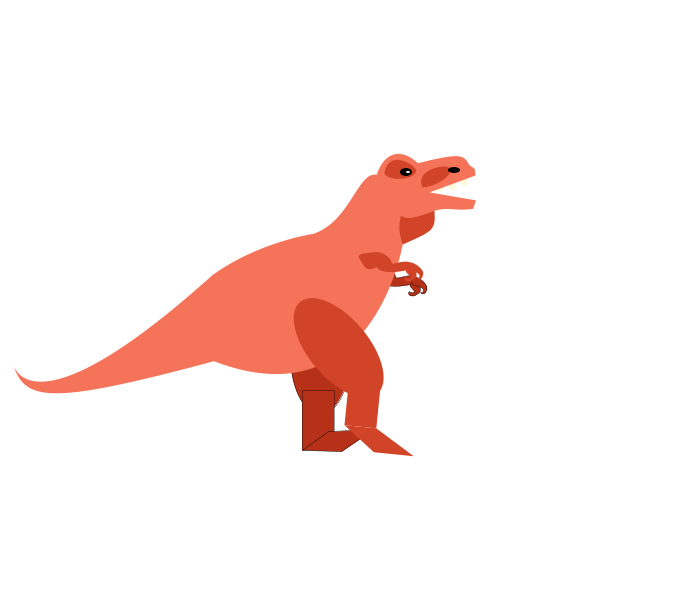
Frame 1 (no input)
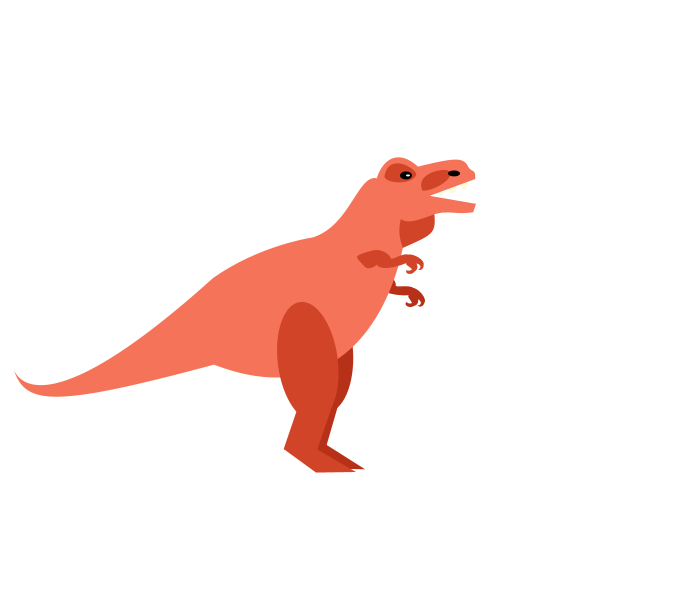
Frame 60 (the mouse pressed at the canvas centre just before this capture)
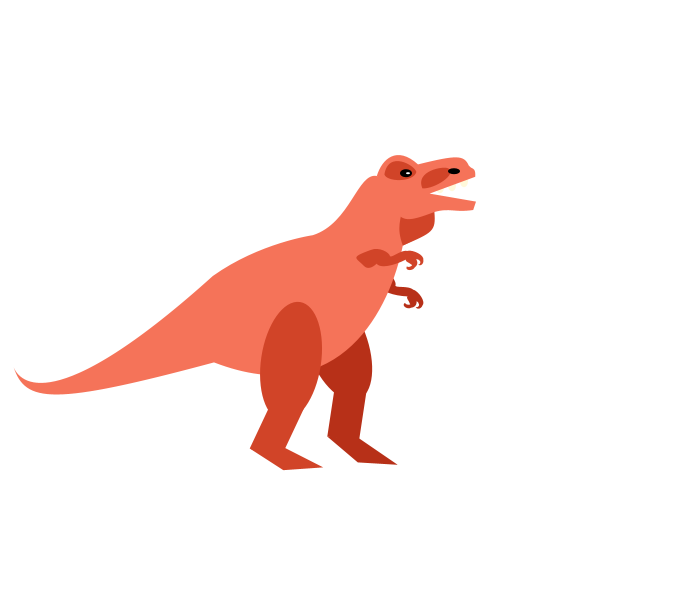
Frame 120 (the mouse held since frame 60 and released just before this capture)

The Processing sketch that drew these frames (run headless with seeded random() and noise(); from frame 60 on, the mouse is pressed at the canvas centre):

// Processing sketch: walkingdino
// ── walkingdino.pde
//Emily Guerra Lab 9
//dinosaur for Final Project - Dino Disaster! 
float dinoy;

float rotTHIGH;
float rotTHIGH2;
float rotLEG;
float rotLEG2;
float rotARM;
float rotHEAD;

float THIGHx = 750;
float THIGHy = 655;
float dx ;
float dy ;
float bx, by;
boolean THIGHmove = true;
boolean THIGHmove2 = true;
boolean LEGmove = true;
boolean LEGmove2 = true;
boolean dinoEnter = true;

float px[];
float py[];
float vx[];
float vy[];

int pressedKey;
int time, wait;

void setup() {


  size(700, 589);

  rotHEAD = 0;
  rotTHIGH = -.5;
  rotTHIGH2 = 0;
  rotLEG = 0;
  rotLEG2 = 0;
  rotARM = 0;
  dx = 0;
  dy = 0;
  bx = 0;
  by = 300;
  dinoy = 0;
  pressedKey = 32;
  wait = 1000;
  
}

void draw() {
  background(255);

  drawDino();
  animate();

  println(rotTHIGH, THIGHmove, rotLEG, LEGmove);
}

void drawDino() {
  pushMatrix();
  scale(.4);
  translate(dx, 250+dinoy);
  //scales and translates whole dino (dx can move it across screen)

  pushMatrix(); 
  translate(THIGHx, THIGHy-150);
  rotate(rotTHIGH2);
  translate(0, 150);
  fill(183, 48, 24);
  ellipse(50, -20, 150, 300);
  translate(35, 90);
  rotate(rotLEG2);
  rect(50, -20, -80, 150);
  translate(50, -20);
  pushMatrix();
  translate(-80, 150);
  rotate(-.6);
  rotate(rotLEG);
  translate(80, -150);
  quad(-80, 150, 0, 150, 100, 210, 0, 210);
  popMatrix();
  popMatrix();
  //draws back leg


  pushMatrix();
  translate(0, 50+dy);
  //dinosaur bobs up and down while walking
  
  pushMatrix();
  translate(10, -15);
  translate(910, 415);
  rotate(-rotARM-.01);
  translate(-910, -415);
  beginShape();
  fill(183, 48, 24);
  vertex(910, 415);
  bezierVertex(896, 389, 881, 385, 937, 381);
  bezierVertex(959, 378, 981, 400, 979, 409);
  bezierVertex(984, 416, 1021, 394, 1033, 416);
  bezierVertex(1042, 434, 1046, 447, 1031, 453);
  bezierVertex(1023, 461, 1004, 454, 1013, 445);
  bezierVertex(1016, 451, 1031, 446, 1025, 444);
  bezierVertex(1022, 438, 1012, 433, 1015, 428);
  bezierVertex(980, 435, 947, 432, 942, 418);
  bezierVertex(929, 425, 916, 426, 910, 415);
  endShape();
  beginShape();
  vertex(1026, 408);
  bezierVertex(1040, 410, 1062, 429, 1057, 440);
  bezierVertex(1056, 451, 1045, 455, 1041, 448);
  bezierVertex(1045, 451, 1052, 443, 1046, 438);
  bezierVertex(1044, 430, 1001, 434, 1026, 408);
  endShape();
  //back arm
  popMatrix();
 


  beginShape();
  fill(245, 115, 89);
  noStroke();
  vertex(942, 137);
  bezierVertex(1088, 272, 1081, 275, 1007, 311);
  bezierVertex(976, 463, 856, 727, 535, 603);
  bezierVertex(129, 712, 64, 704, 34, 615);
  bezierVertex(56, 667, 159, 723, 532, 387);
  bezierVertex(648, 304, 782, 285, 782, 285);
  bezierVertex(876, 255, 894, 127, 942, 137);
  endShape();
  pushMatrix();
  //body

  beginShape();
  fill(209, 68, 40);
  vertex(1086, 227);
  bezierVertex( 1090, 276, 1082, 278, 1007, 311);
  bezierVertex(990, 263, 1002, 250, 1009, 200); 
  vertex(1086, 200);
  endShape();
  popMatrix();
  //neck

  pushMatrix();
  //fill(245, 115, 89);
  //if (dx>400) {
  //  translate(942, 137);
  //  rotate(rotARM);
  //  translate(-942, -137);
  //}
  //if active makes dino move head up at certain spot along screen

  fill(255, 249, 219);
  ellipse(1160, 150, 20, 30);
  ellipse(1130, 160, 20, 30);
  ellipse(1100, 165, 20, 30);
  //teeth

  beginShape();
  fill(245, 115, 89);
  vertex(942, 137);
  bezierVertex(955, 94, 992, 60, 1045, 108);
  bezierVertex(1142, 84, 1160, 84, 1172, 111);
  bezierVertex(1178, 121, 1190, 113, 1188, 139);
  vertex(1074, 181);
  vertex(1190, 201);
  vertex(1183, 222);
  bezierVertex(1135, 229, 1126, 216, 1086, 227);
  bezierVertex(990, 263, 1002, 250, 942, 137); 
  endShape();
  //head

  beginShape();
  fill(209, 68, 40);
  vertex(961, 133);
  bezierVertex(971, 72, 1037, 110, 1041, 127);
  bezierVertex(1033, 154, 966, 152, 961, 133);
  endShape();
  //detail eye

  beginShape();
  vertex(1056, 168);
  bezierVertex(1037, 124, 1109, 111, 1121, 118);
  bezierVertex(1144, 132, 1087, 170, 1056, 168);
  endShape();
  //detail nose

  fill(0);
  ellipse(1135, 125, 30, 15);
  //nostril

  if (rotTHIGH < .05 && rotTHIGH > -.05) {
    ellipse(1015, 130, 30, 5);
  } else {
    ellipse(1015, 130, 30, 20);
    fill(255);
    ellipse(1020, 130, 10, 5);
  }
  //blinking eye
  popMatrix();
  popMatrix();

  pushMatrix();
  fill(209, 68, 40);
  translate(910, 415);
  rotate(rotARM-.02);
  translate(-910, -415);
  beginShape();
  vertex(910, 415);
  bezierVertex(896, 389, 881, 385, 937, 381);
  bezierVertex(959, 378, 981, 400, 979, 409);
  bezierVertex(984, 416, 1021, 394, 1033, 416);
  bezierVertex(1042, 434, 1046, 447, 1031, 453);
  bezierVertex(1023, 461, 1004, 454, 1013, 445);
  bezierVertex(1016, 451, 1031, 446, 1025, 444);
  bezierVertex(1022, 438, 1012, 433, 1015, 428);
  bezierVertex(980, 435, 947, 432, 942, 418);
  bezierVertex(929, 425, 916, 426, 910, 415);
  endShape();
  beginShape();
  vertex(1026, 408);
  bezierVertex(1040, 410, 1062, 429, 1057, 440);
  bezierVertex(1056, 451, 1045, 455, 1041, 448);
  bezierVertex(1045, 451, 1052, 443, 1046, 438);
  bezierVertex(1044, 430, 1001, 434, 1026, 408);
  endShape();
  //front arm
  popMatrix();

  pushMatrix(); 
  fill(209, 68, 40);
  translate(THIGHx, THIGHy-150);
  rotate(rotTHIGH-.2);
  translate(0, 150);
  ellipse(0, 0, 150, 300);
  //thigh
  translate(50, 110);
  rotate(-rotLEG+.8);
  rect(0, 0, -80, 150);
  //leg and knee
  pushMatrix();
  translate(-80, 150);
  rotate(-rotLEG);
  translate(80, -150);
  quad(-80, 150, 0, 150, 100, 210, 0, 210);  
  //foot and ankle
  popMatrix();
  popMatrix();

  popMatrix();
}





void animate() {

  rotTHIGH2 = -rotTHIGH;

  if (rotTHIGH < -.5 || rotLEG <-.1) {
    THIGHmove = false;
  }  


  if (rotLEG > .5 && rotTHIGH > .5) {

    THIGHmove = true;
  }


  if (THIGHmove == true) {
    rotTHIGH -= .01;
  } else {
    rotTHIGH += .01;
  }



  if ((rotTHIGH > 0 && THIGHmove == true) || (rotTHIGH<0 && THIGHmove == false) ) {

    dy += .2;
  } 

  if ((rotTHIGH>0 && THIGHmove == false)|| (rotTHIGH<0 && THIGHmove == true)) {
    dy -= .2;
  }


  if (rotLEG < .1) {
    LEGmove = true;
  } 
  if (rotLEG > .5) {
    LEGmove = false;
  }

  if (THIGHmove == true) {
    rotLEG-= .006; 
    rotARM+=.003;
  } else {
    rotLEG += .006;
    rotARM -= .003;
  }

  if (THIGHmove == true) {
    rotLEG2-= .006;
  } else {
    rotLEG2 += .006;
  }


   //if (dinoEnter == true) {
   //  dx+= 2;
   //}
  //Activate above to make dinosaur walk across screen
}


void keyPressed() {
  if(keyCode == UP) {
   dinoy = dinoy - 50;
  }
  if(keyCode == DOWN) {
   dinoy = dinoy + 50;
  }
}
